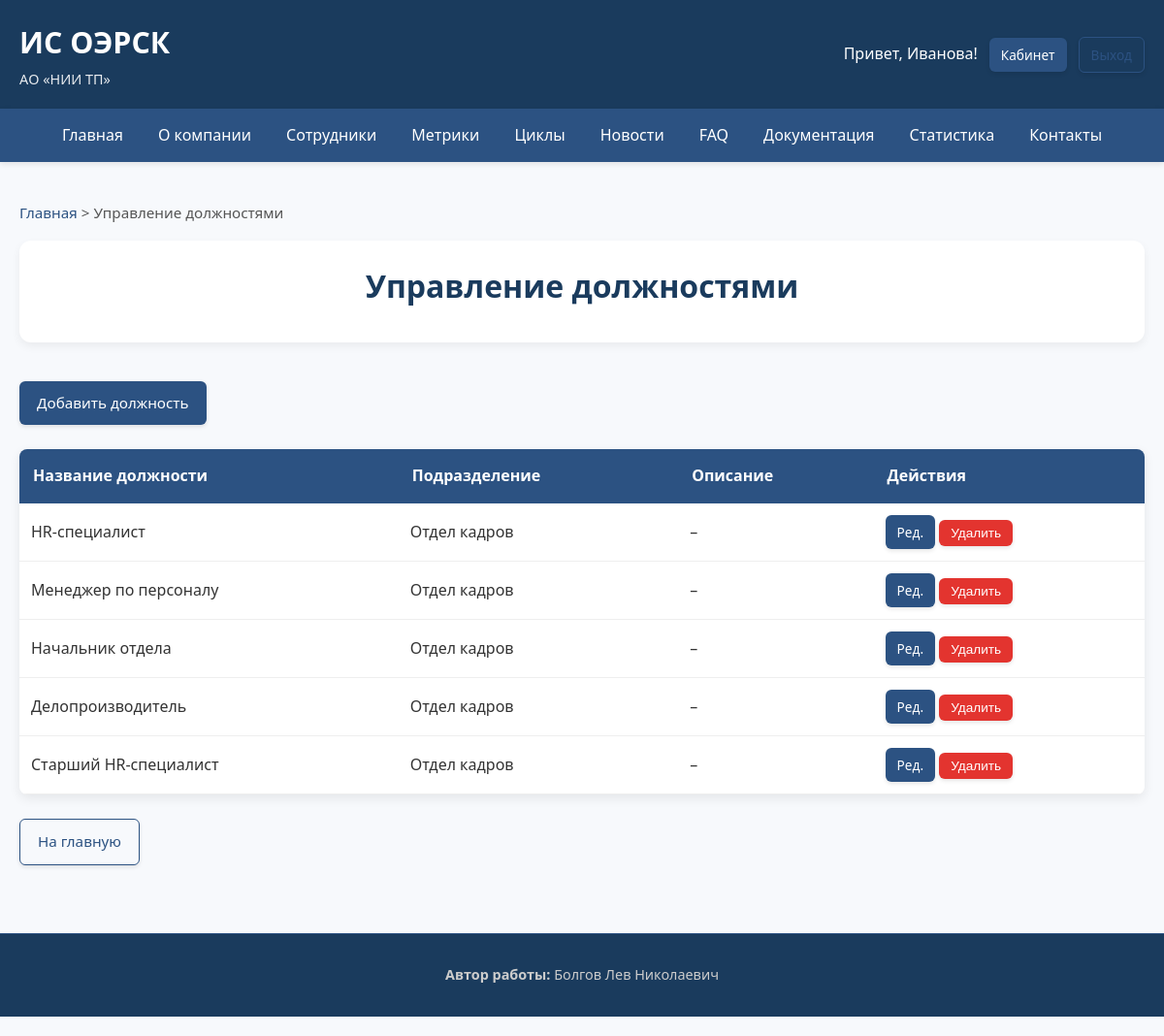
The app's page /admin/positions (signed in) with its own data.
### app/models.py (models this page shows)
class Employee(db.Model, UserMixin):
    __tablename__ = 'employees'
    id = db.Column(db.Integer, primary_key=True)
    full_name = db.Column(db.String(150), nullable=False)
    email = db.Column(db.String(120), unique=True, nullable=False)
    password_hash = db.Column(db.String(255), nullable=False)
    role_id = db.Column(db.Integer, db.ForeignKey('roles.id'), nullable=False)
    department_id = db.Column(db.Integer, db.ForeignKey('departments.id'), nullable=False)
    position_id = db.Column(db.Integer, db.ForeignKey('positions.id'), nullable=False)
    ip_address = db.Column(db.String(45))
    hire_date = db.Column(db.DateTime, default=datetime.utcnow)
    is_active = db.Column(db.Boolean, default=True)
    photo = db.Column(db.String(255), nullable=True)
    role = db.relationship('Role')
    department = db.relationship('Department')
    position = db.relationship('Position')
    metrics_received = db.relationship('EmployeeMetric', foreign_keys='EmployeeMetric.employee_id', backref='employee')
    received_feedback = db.relationship('Feedback', foreign_keys='Feedback.employee_id', backref='employee')
    sender_feedbacks = db.relationship('Feedback', foreign_keys='Feedback.sender_id', backref='sender')
    faqs_created = db.relationship('FAQ', backref='author')
    news_created = db.relationship('News', backref='author')

class Position(db.Model):
    __tablename__ = 'positions'
    id = db.Column(db.Integer, primary_key=True)
    title = db.Column(db.String(100), nullable=False)
    department_id = db.Column(db.Integer, db.ForeignKey('departments.id'), nullable=False)
    department = db.relationship('Department', backref='positions')
    description = db.Column(db.Text)

class Department(db.Model):
    __tablename__ = 'departments'
    id = db.Column(db.Integer, primary_key=True)
    name = db.Column(db.String(100), nullable=False, unique=True)
    description = db.Column(db.Text)

### app/views.py (the view)
    def decorated_function(*args, **kwargs):
        if not current_user.is_authenticated:
            abort(403)
        if current_user.role.name not in ['admin', 'manager']:
            abort(403)
        return f(*args, **kwargs)

### app/views.py (called while the page is built)
def render_with_breadcrumbs(template, breadcrumbs, **context):
    return render_template(template, breadcrumbs=breadcrumbs, **context)

def admin_or_manager_required(f):
    def decorated_function(*args, **kwargs):
        if not current_user.is_authenticated:
            abort(403)
        if current_user.role.name not in ['admin', 'manager']:
            abort(403)
        return f(*args, **kwargs)
    decorated_function.__name__ = f.__name__
    return decorated_function

@views.route('/admin/positions')
@login_required
@admin_or_manager_required
def admin_positions():
    if current_user.role.name == 'manager':
        positions_list = Position.query.filter_by(department_id=current_user.department_id).all()
    else:
        positions_list = Position.query.all()
    breadcrumbs = [("Главная", url_for('views.index')), ("Управление должностями", "")]
    return render_with_breadcrumbs('admin_positions.html', breadcrumbs, positions=positions_list)

### app/templates/admin_positions.html (shortened to what this page needs)
{% extends "base.html" %}
{% block content %}
<div class="page-header">
    <h1>Управление должностями</h1>
</div>
<a href="{{ url_for('views.add_position') }}" class="btn">Добавить должность</a>
{% if positions %}
<table>
    <thead>
        <tr>
            <th>Название должности</th>
            <th>Подразделение</th>
            <th>Описание</th>
            <th>Действия</th>
        </tr>
    </thead>
    <tbody>
        {% for pos in positions %}
        <tr>
            <td>{{ pos.title }}</td>
            <td>{{ pos.department.name }}</td>
            <td>{{ pos.description or '–' }}</td>
            <td>
                <a href="{{ url_for('views.edit_position', pos_id=pos.id) }}" class="btn btn-small">Ред.</a>
                <form method="POST" action="{{ url_for('views.delete_position', pos_id=pos.id) }}" style="display: inline;">
                    <button type="submit" class="btn btn-small btn-danger confirm-delete">Удалить</button>
                </form>
            </td>
        </tr>
        {% endfor %}
    </tbody>
</table>
{% else %}
    <div class="alert alert-info">
        Должности не найдены.
    </div>
{% endif %}
<a href="{{ url_for('views.index') }}" class="btn btn-outline">На главную</a>
{% endblock %}

### app/templates/base.html (shortened to what this page needs)
<!DOCTYPE html>
<html lang="ru">
<head>
    <link rel="stylesheet" href="{{ url_for('static', filename='styles.css') }}">
    <link href="https://cdnjs.cloudflare.com/ajax/libs/font-awesome/6.0.0/css/all.min.css" rel="stylesheet">
</head>
<body>
    <header class="header" role="banner">
        <div class="logo">
            <h1><a href="{{ url_for('views.index') }}">ИС ОЭРСК</a></h1>
            <p>АО «НИИ ТП»</p>
        </div>
        <div class="auth-bar">
            {% if current_user.is_authenticated %}
                <span>Привет, {{ current_user.full_name.split()[0] }}!</span>
                <a href="{{ url_for('views.dashboard') }}" class="btn btn-small">Кабинет</a>
                <a href="{{ url_for('auth.logout') }}" class="btn btn-small btn-outline">Выход</a>
            {% else %}
                <a href="{{ url_for('auth.login') }}" class="btn btn-small">Вход</a>
            {% endif %}
        </div>
    </header>
    <nav class="main-menu" role="navigation">
        <ul>
            <li><a href="{{ url_for('views.index') }}">Главная</a></li>
            <li><a href="{{ url_for('views.about') }}">О компании</a></li>
            <li><a href="{{ url_for('views.employees') }}">Сотрудники</a></li>
            <li><a href="{{ url_for('views.metrics') }}">Метрики</a></li>
            <li><a href="{{ url_for('views.cycles') }}">Циклы</a></li>
            <li><a href="{{ url_for('views.news_list') }}">Новости</a></li>
            <li><a href="{{ url_for('views.faq') }}">FAQ</a></li>
            <li><a href="{{ url_for('views.documentation') }}">Документация</a></li>
            <li><a href="{{ url_for('views.stats') }}">Статистика</a></li>
            <li><a href="{{ url_for('views.contact') }}">Контакты</a></li>
        </ul>
    </nav>
    <div class="container">
        {% if breadcrumbs %}
        <div class="breadcrumbs" aria-label="Хлебные крошки">
            {% for crumb in breadcrumbs %}
                {% if not loop.last %}
                    <a href="{{ crumb[1] }}">{{ crumb[0] }}</a> >
                {% else %}
                    <span>{{ crumb[0] }}</span>
                {% endif %}
            {% endfor %}
        </div>
        {% endif %}
        <main>
            {% block content %}{% endblock %}
        </main>
    </div>
    <footer class="footer" role="contentinfo">
        <div class="footer-content">
            <div>
                <strong>Автор работы:</strong> Болгов Лев Николаевич
            </div>
        </div>
    </footer>
</body>
</html>

### app/static/styles.css (style rules this page uses)
* { margin: 0; padding: 0; box-sizing: border-box; }
body { font-family: 'Segoe UI', Tahoma, Geneva, Verdana, sans-serif; line-height: 1.7; color: #333; background-color: #f7f9fc; padding-bottom: 20px; }
.container { max-width: 1200px; margin: 0 auto; padding: 20px; }
.header { background: #1a3b5d; color: white; padding: 18px 20px; display: flex; justify-content: space-between; align-items: center; flex-wrap: wrap; box-shadow: 0 2px 8px rgba(0, 0, 0, 0.1); }
.header .logo h1 { margin: 0; font-size: 1.9em; font-weight: 600; }
.header .logo p { margin: 0; font-size: 0.9em; opacity: 0.9; }
.header .logo a { color: white; text-decoration: none; }
.auth-bar { display: flex; gap: 12px; align-items: center; }
.main-menu { background: #2c5282; color: white; box-shadow: 0 2px 6px rgba(0, 0, 0, 0.1); }
.main-menu ul { list-style: none; display: flex; flex-wrap: wrap; justify-content: center; margin: 0; }
.main-menu ul li a { display: block; padding: 14px 18px; color: white; text-decoration: none; transition: background 0.3s ease, transform 0.1s; font-weight: 500; }
.breadcrumbs { margin: 20px 0 15px; font-size: 0.95em; color: #555; }
.breadcrumbs a { color: #2c5282; text-decoration: none; }
.btn { display: inline-block; padding: 10px 18px; background: #2c5282; color: white; border: none; border-radius: 6px; text-decoration: none; font-size: 0.95em; font-weight: 500; cursor: pointer; transition: all 0.3s ease; box-shadow: 0 2px 4px rgba(0, 0, 0, 0.1); }
.btn-outline { background: transparent; border: 1px solid #2c5282; color: #2c5282; }
.btn-danger { background: #e3342f; }
.btn-small { padding: 6px 12px; font-size: 0.85em; }
table { width: 100%; border-collapse: collapse; margin: 25px 0; background: white; border-radius: 8px; overflow: hidden; box-shadow: 0 4px 12px rgba(0, 0, 0, 0.08); }
table th { background: #2c5282; color: white; padding: 14px; text-align: left; font-weight: 600; }
table td { padding: 12px; border-bottom: 1px solid #eee; }
.footer { background: #1a3b5d; color: #ccc; padding: 30px 20px; text-align: center; font-size: 0.9em; margin-top: 50px; border-top: 1px solid #2c5282; }
.footer-content { max-width: 1200px; margin: 0 auto; display: flex; justify-content: center; flex-wrap: wrap; gap: 15px; }
.page-header { text-align: center; margin-bottom: 40px; padding: 20px; background: white; border-radius: 12px; box-shadow: 0 4px 10px rgba(0, 0, 0, 0.06); }
.page-header h1 { color: #1a3b5d; font-size: 2em; margin-bottom: 10px; }

### records on screen
Employee: full_name "Иванова"
Position: title "HR-специалист", department.name "Отдел кадров", description "–"
Position: title "Менеджер по персоналу", department.name "Отдел кадров", description "–"
Position: title "Начальник отдела", department.name "Отдел кадров", description "–"
Position: title "Делопроизводитель", department.name "Отдел кадров", description "–"
Position: title "Старший HR-специалист", department.name "Отдел кадров", description "–"

### other values on screen
{{ crumb[0] }} "Главная"
{{ crumb[0] }} "Управление должностями"
